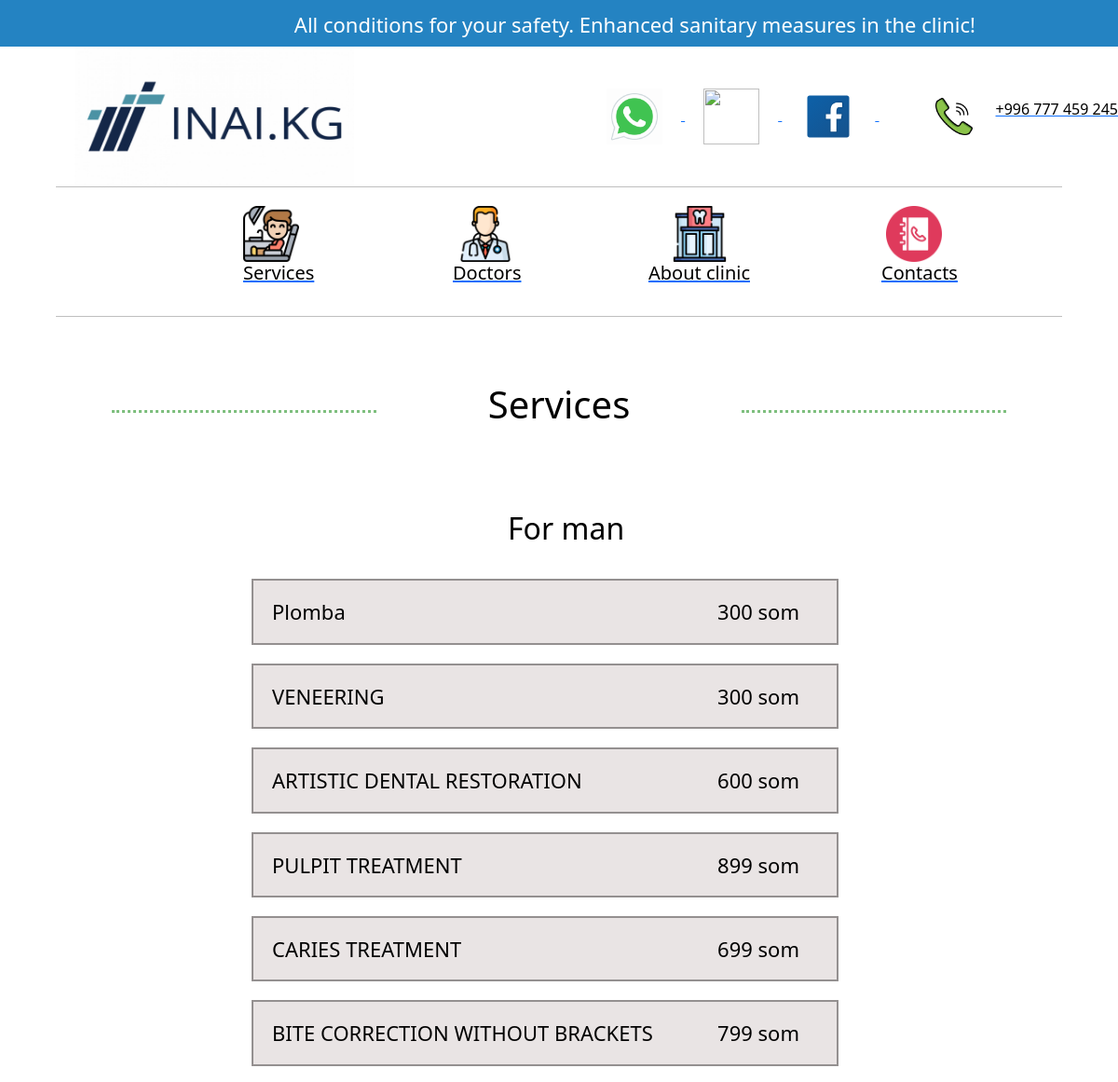
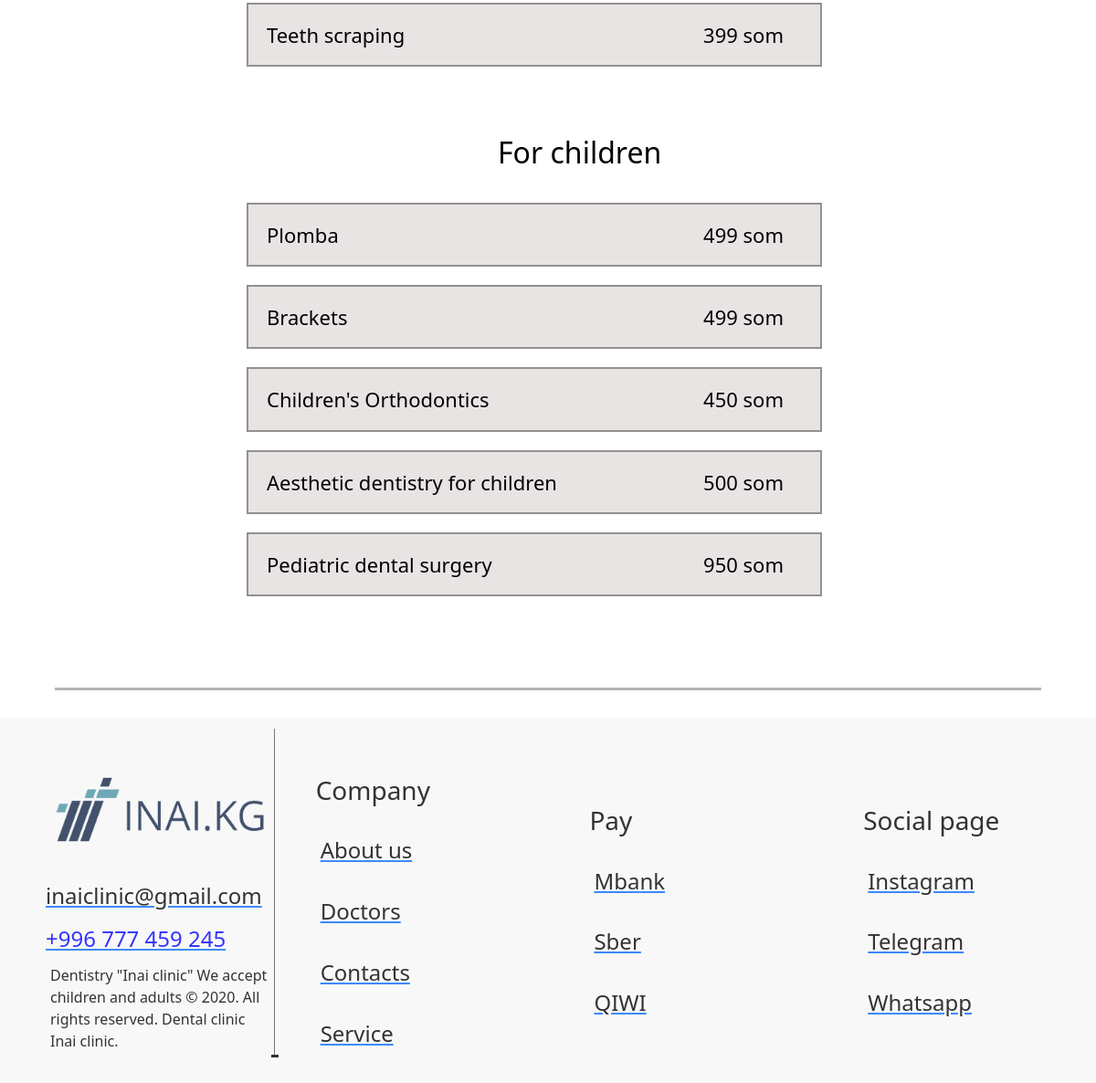
The app's page /service with its own data (2 pictures, top to bottom).
### blog/models.py (models this page shows)
class Forman(models.Model):
    title = models.CharField(max_length=100)
    price = models.TextField()

class Forchildren(models.Model):
    title = models.CharField(max_length=100)
    price = models.CharField(max_length=15)

class Foot(models.Model):
    number = models.CharField(max_length=100)
    email = models.CharField(max_length=200)
    text = models.TextField(max_length=3000)

### blog/views.py (the view)
# urls.py: path("service", views.service, name="service"),
def service(request):
    children = models.Forchildren.objects.all()
    man = models.Forman.objects.all()
    foot = models.Foot.objects.all()
    context = {"children": children, "man": man, "foot": foot}
    return render(request, "usluga.html", context)

### templates/usluga.html (shortened to what this page needs)
<!DOCTYPE html>
<html lang="en">
<head>
    {% load static %}
    <link href="https://cdn.jsdelivr.net/npm/bootstrap@5.2.3/dist/css/bootstrap.min.css" rel="stylesheet"
>
    <link rel="stylesheet" href="../static/style.css"/>
</head>
<body>
<section class="height:400px;">
    <div style="width:100% ; height:50px; background: rgb(36, 131, 194); padding: 8px; ">
        <h3 style="color: white; margin-left: 26%;"> All conditions for your safety. Enhanced sanitary measures in the
            clinic!</h3>
    </div>
    <div class="header-main">
        <a href="/">
            <img style="margin-left: 80px; width: 300px; height: 150px;" src="../media/image_1560843428.jpg" alt=""></a>
        <div style="margin-left: auto;">
            <a href=" https://wa.me/+996777459245">
                <img class="img-main-header-first" src="../media/icons8-whatsapp.gif" alt="">
            </a>
            <a href="https://web.telegram.org/z/#-1657853630">
                <img class="img-main-header-first" src="../media/icons8-telegram-app.gif" alt="">
            </a>
            <a href="https://www.facebook.com/">
                <img class="img-main-header-first" src="../media/icons8-facebook.svg" alt="">
            </a>
            <a href="">
                <img style="margin-left: 60px; width: 40px; height: 40px;" class="img-main-header-first"
                     src="../media/call.png" alt="">
            </a>
        </div><a href="tel:+996777459245">
        <p style="margin-left: 5px;">+996 777 459 245</p></a>
    </div>
    <div style="width: 90%; height:1px; background:gray; margin-left: 5%; opacity: 50%;"></div>
    <div style="display: flex; justify-content: center; align-items: center">
        <ul style="display: flex; flex-direction:row;gap: 70px">
            <a href="{% url 'service' %}">
                <img style="margin-left: 90px;" class="img-main-header" src="../media/dentist-chair.png" alt="">
                <h5 style="margin-left: 90px;">Services</h5>
            </a>
            <a href="{% url 'doctors' %}">
                <img class="img-main-header" src="../media/doctor.png" alt="">
                <h5 style="margin-left: 45px;">Doctors</h5>
            </a>
            <a href="{% url 'about' %}">
                <img class="img-main-header" src="../media/dental-clinic.png" alt="">
                <h5 style="margin-left: 25px;">About clinic</h5>
            </a>
            <a href="{% url 'contact' %}">
                <img class="img-main-header" src="../media/phone-book.png" alt="">
                <h5 style="margin-left: 45px;">Contacts</h5>
            </a>
        </ul>
    </div>
    <div style=" opacity: 50%; width: 90%; height:1px; background:gray; margin-left: 5%; margin-top: 10px;"></div>
</section>
<div class="row-liniya-horizontal" style="margin-top:70px ;">
    <div class="liniya"></div>
    <h1>Services</h1>
    <div class="liniya"></div>
</div>
<section style="margin-top: 70px;">
    <div style="width: 75%; height: auto; align-items: center; align-content: center; align-self: center; ">
        <div style="align-content:center;  margin-left:60% ; margin-bottom: 30px;"><h2>For man</h2></div>
        {% for i in man %}
        <div style="margin-top: 20px; display: flex;align-items: center;justify-content: space-around;padding: 15px; background: rgba(231, 226, 226, 0.91) ;margin-left: 30%; border: solid 2px rgb(148, 144, 144);">
            <div style="margin-right: auto;"><h3>{{i.title}}</h3></div>
            <div style="margin-left: auto; margin-right: 20px; "><h3 style="font-weight: 350;">{{i.price}}</h3></div>
        </div>
        {% endfor %}
    </div>
</section>
<section style="margin-top: 70px;">
    <div style="width: 75%; height: auto; align-items: center; align-content: center; align-self: center; ">
        <div style="align-content:center;  margin-left:60% ; margin-bottom: 30px;"><h2>For children</h2></div>
        {% for i in children %}
        <div style="margin-top: 20px; display: flex;align-items: center;justify-content: space-around;padding: 15px; align-items: center; background: rgba(231, 226, 226, 0.91) ;margin-left: 30%; border: solid 2px rgb(148, 144, 144);">
            <div style="margin-right: auto;"><h3>{{i.title}}</h3></div>
            <div style="margin-left: auto; margin-right: 20px; "><h3 style="font-weight: 350;">{{i.price}}</h3></div>
        </div>
        {% endfor %}
    </div>
</section>
<div class="liniya-footer" style="margin-top:100px ;"></div>
<footer class="footer-footer">
    {% for i in foot %}
    <div class="footer-col1">
        <img src="../media/image_1560843428-removebg-preview.png" alt="" style="width:250px ; height: auto;">
        <a href="https://mail.google.com/mail/u/0/?tab=rm&ogbl"><h4 class="margin2">{{i.email}}</h4></a>
        <a href=""><h4 class="margin2" style="color: blue; font-weight: 400; ">{{i.number}}</h4></a>
        <p style="margin:5px ; ">{{i.text}}</p>
    </div>
    {% endfor %}
    <div class="footer-col1">
        <h3 class="margin1" style="margin-left: -5px;">Company</h3>
        <a href="{% url 'about' %}"><h4 class="margin1">About us</h4></a>
        <a href="{% url 'doctors' %}"><h4 class="margin1">Doctors</h4></a>
        <a href="{% url 'contact' %}"><h4 class="margin1">Contacts</h4></a>
        <a href="{% url 'service' %}"><h4 class="margin1">Service</h4></a>
    </div>
    <div class="footer-col1">
        <h3 class="margin1" style="margin-left: -5px;">Pay</h3>
        <a href="https://www.mbank.pl/indywidualny/"><h4 class="margin1">Mbank</h4></a>
        <a href="http://www.sberbank.ru/ru/person"><h4 class="margin1">Sber</h4></a>
        <a href="https://qiwi.com/"><h4 class="margin1">QIWI</h4></a>
    </div>
    <div class="footer-col1">
        <h3 class="margin1" style="margin-left: -5px;">Social page</h3>
        <a href="https://help.instagram.com/372819389498306/?helpref=uf_share"><h4 class="margin1">Instagram</h4></a>
        <a href="https://web.telegram.org/z/#-1657853630"><h4 class="margin1">Telegram</h4></a>
        <a href=" https://wa.me/+996777459245"><h4 class="margin1">Whatsapp</h4></a>
    </div>
</footer>
</body>
</html>

### static/style.css (style rules this page uses)
* { box-sizing: border-box; margin: 0; padding: 0; text-decoration: none; list-style: none; color: black; }
body { height: auto; }
section div h3 { font-size: 22px; }
.header-main { display: flex; flex-direction: row; align-items: center; width: 100%; height: 150px; background: rgb(255, 255, 255) }
.img-main-header { width: 60px; height: 60px; margin-top: 20px; margin-left: 50px; margin-right: 50px; }
.img-main-header-first { width: 60px; height: 60px; margin: 20px; }
footer { background: rgb(247, 247, 247); opacity: 80%; width: 100%; height: 400px; margin-top: 20px; display: flex; flex-direction: row; }
.liniya { width: 30%; height: 2px; opacity: 50%; margin-top: 30px; margin-left: 10%; margin-right: 10%; margin-bottom: 30px; border-bottom: dotted green; }
.row-liniya-horizontal { margin-top: 10px; display: flex; flex-direction: row; }
.footer-col1 { width: 400px; height: 100%; display: flex; flex-direction: column; justify-content: center; margin-left: 50px; }
.liniya-footer { height: 3px; width: 90%; margin-left: 5%; margin-right: 5%; background: rgb(149, 148, 148); opacity: 70%; margin-top: 30px; margin-bottom: 30px; }
.margin1 { margin-top: 30px; }
h3 { margin: 5px; border: none; }
h2 { margin: 5px; }
.footer-col1 h4 { font-weight: 400; }
.margin2 { margin-top: 10px; }

### records on screen
Forman: title "Plomba", price "300 som"
Forman: title "VENEERING", price "300 som"
Forman: title "ARTISTIC DENTAL RESTORATION", price "600 som"
Forman: title "PULPIT TREATMENT", price "899 som"
Forman: title "CARIES TREATMENT", price "699 som"
Forman: title "BITE CORRECTION WITHOUT BRACKETS", price "799 som"
Forman: title "Teeth scraping", price "399 som"
Forchildren: title "Plomba", price "499 som"
Forchildren: title "Brackets", price "499 som"
Forchildren: title "Children's Orthodontics", price "450 som"
Forchildren: title "Aesthetic dentistry for children", price "500 som"
Forchildren: title "Pediatric dental surgery", price "950 som"
Foot: email "inaiclinic@gmail.com", number "+996 777 459 245", text "Dentistry \"Inai clinic\" We accept children and adults © 2020. All rights reserved. Dental clinic Inai clinic."
